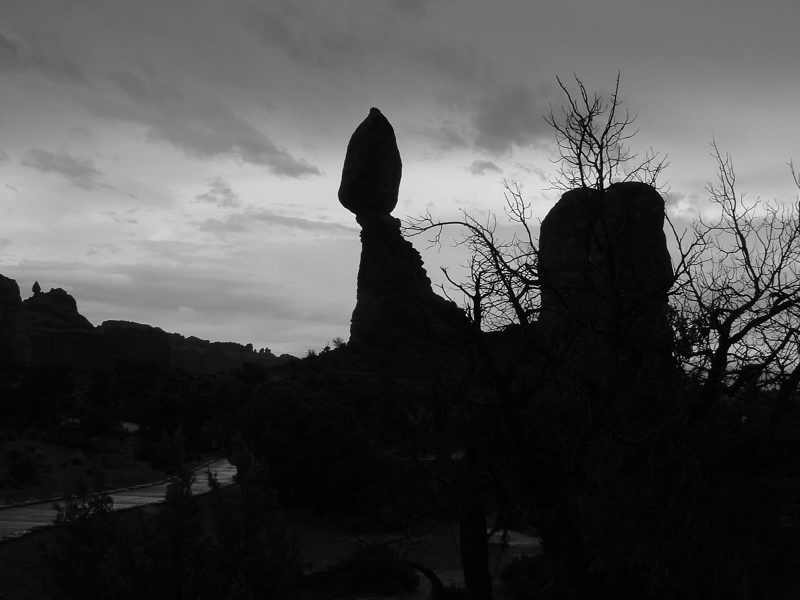
#> input picture Homework_Christoph/Sheet02/images/dark.png, 800 x 600 px; the run also reads 1 picture not shown here
$ jupyter execute sheet02_solution.ipynb   (shell and % lines are left out)   (older library calls are emulated)
#> lines starting #> are read from the running program, lines starting #| are printed output that depends on the picture
Osnabrück University - Computer Vision (Winter Term 2020/21) - Prof. Dr.-Ing. G. Heidemann, Ulf Krumnack, Axel Schaffland

# Exercise Sheet 02: Image Enhancement

## Introduction

This week's sheet should be solved and handed in before the end of **Saturday, November 14, 2020**. If you need help (and Google and other resources were not enough), feel free to contact your groups' designated tutor or whomever of us you run into first. Please upload your results to your group's Stud.IP folder.

## Assignment 0: Math recap (Euclidean Space) [0 Points]

This exercise is supposed to be very easy, does not give any points, and is voluntary.
There will be a similar exercise on every following sheet.
It is intended to revise some basic mathematical notions that are assumed throughout this class and to allow you to check if you are comfortable with them.
Usually you should have no problem to answer these questions offhand, but if you feel unsure, this is a good time to look them up again. You are always welcome to discuss questions with the tutors or in the practice session.
Also, if you have a (math) topic you would like to recap, please let us know.

**a)** What is a *Euclidean space*? What is the *Cartesian plane*? How are they usually denoted? How to write points in these spaces?

A *Euclidean space* is a space in which the axioms of Euclidean geometry hold. There is one such space for each dimension $n$. One usually uses Cartesian coordinates, i.e. tuples of real numbers, to refer to points in these spaces, so the *Cartesian plane* is the two-dimensional Eucliden space modeled by pairs of real coordinates. The $n$-dimensional Euclidean space is usually denoted by
$$\mathbb{R}^n = \underbrace{\mathbb{R}\times\ldots\times\mathbb{R}}_{n\text{-times}}$$
(sometimes also $\mathbf{R}^n$). Points in that space are hence denoted by $n$-tuples of real numbers,
$$\vec{x}=\mathbf{x} = (x_1,\ldots,x_n)\in\mathbb{R}^n$$

**b)** What is the *norm* of a vector in a Euclidean space? How to *add* and *substract* two vectors? How is the *Euclidean distance* defined? Are there other ways to measure distances?

The *(Euclidean) norm* of a vector

$$\|\vec{x}\| = \sqrt{x_1^2+\ldots+x_n^2}$$

it can be interpreted as the *length* of the vector. The sum of two vectors is defined as
$$\vec{x}+\vec{y} = \begin{pmatrix} x_1 \\ \vdots \\ x_n\end{pmatrix}+
\begin{pmatrix} y_1 \\ \vdots \\ y_n\end{pmatrix} =
\begin{pmatrix} x_1+y_1 \\ \vdots \\ x_n+y_n\end{pmatrix}$$
and analogously the difference is
$$\vec{x}-\vec{y} = \begin{pmatrix} x_1 \\ \vdots \\ x_n\end{pmatrix}-
\begin{pmatrix} y_1 \\ \vdots \\ y_n\end{pmatrix} =
\begin{pmatrix} x_1-y_1 \\ \vdots \\ x_n-y_n\end{pmatrix}$$
The euclidean distance is defined as the norm of the difference of two vectors

$$d(\vec{x},\vec{y}) = \|\vec{x}-\vec{y}\| = \sqrt{(x_1-y_1)^2+\ldots+(x_n-y_n)^2} = \left(\sum_{i=1}^n (x_i-y_i)^{2}\right)^{\frac{1}{2}}$$

(remember the Pythagorean theorem). Be replacing 2 by $p$ one gets the $p$-norm instead of the Euclidean norm, from which one then gets the $p$-metric to measure distances. There are even more distance measures.

**c)** What is the (standard) *scalar product* of two vectors? How is it related to the length and angle between these vectors? Name some use cases.

The scalar product of two vectors $\vec{x}$ and $\vec{y}$ is defined as

$$ \vec{x}\cdot\vec{y} = \langle\vec{x},\vec{y}\rangle = x_1y_1+\ldots+x_ny_n = \sum_{i=1}^{n}x_iy_i$$

On a geometric level the scalar product can be computed as

$$\vec{x}\cdot\vec{y} = \|\vec{x}\| \|\vec{y}\| \cos(\sphericalangle(\vec{x},\vec{y}))$$

where $\sphericalangle(\vec{x},\vec{y})$ denotes the angle between vectors $\vec{x}$ and $\vec{y}$. The scalar product is sometimes used as a similarity measure, which will be $0$ for orthogonal (i.e. unrelated) vectors.

## Assignment 1: Contrast enhancement [5 Points]

### a) Image Contrast

Describe the concept of contrast in your own words and introduce different ways to measure it. How can low contrast be caused and when is this a problem (and when not)? What can be done to improve contrast?

Contrast measures the difference in luminance within an image. While global contrast takes the minimal and maximal gray values of an image into consideration, local contrast compares a pixel to its neigbors.

A low global contrast can result from errors or bad conditions during image capture (under- and overexposure). It is clearly visible in a histogram, showing that only a certain interval of the available gray values is used. Small contrast causes problems for the human visual system, making it hard to discover details in the picture. For computer systems a low contrast is usually not a problem. Hence contrast enhancement is usually applied when images are prepared for human inspection.

Low contrast can be improved by making differences of gray values more prominent. This can be done on a global level by stretching the histogram, or on a local level to emphasize details in the image.

### b) Histogram equalization and entropy

How does histogram equalization work? What is entropy and how is it related to histogram equalization? For your answer focus on the (conceptually simpler) continuous case.

A histogram records the distribution of image pixels over the availabe gray values. The goal of histogram equalization is to change the gray values of the image, so that frequent gray values get more space in the histogram while rare gray values are stuffed more densely. The ultimate goal of histogram equalization is to achive an image in which all gray values occur with the same frequency.

Assuming a continuous image (continuous coordinates, continuous gray values), the histogram $H_g$ is the density of the distribution of the gray values in the image $g:C\to V$ (mapping coordinates from $C$ to gray values in $V = [0,m]$ with $m$ being the maximal gray value, i.e. white). Histogram equalization is achieved using a transfer function $T:V\to V$, mapping gray values to gray values. The condition to be fulfilled is, that the density $H_{T\circ g}$ of the resulting image $T\circ g$ is constant (and sums up to 1). Such a transfer function is given by the cummulative density

$$T(v) := \int_0^v H_g(x) \mathrm{d}x$$

Entropy can be considered as a measure of the disorder of a system. The higher the entropy the harder it is to predict the behavior. If all gray values occur with the same probability the system has maximal entropy. Hence histogram equalization maximizes the entropy of the gray values in an image.

### c) Discrete histogram equalization

What problems occur when considering discrete images (i.e. with discrete coordinates and a finite number of gray levels)? Explain the tables on the lecture slides (CV-04 slides 22/23).

In the discrete case, i.e. the case we usually deal with in digital image processiong, an optimal transfer function can usually not be achieved (as it is not possible to continuously deform the histogram). This problem is explained by the tables on (CV-04 slides 22/23): it considers an 3-bit image (i.e. $2^3 = 8$ different gray values) with 1.000 pixels. The histogram values are shown in the second line of the table ("Frequency") while the third line ("H(g)") shows the normalized histogram, i.e. the probability distribution of gray values. The next line displays the accumulated probabilites, which are used to compute transfer function (defined above the table, in this case $N_g=8$). The next line ("Gray value") shows the values computed by the transfer function (i.e. gray value 0 in the original image is mapped to $0.4$, gray value 1 is mapped to $1.6$, etc.). As we consider the discrete case, only integer values are allowed here, so these values are finally ceiled in the last line of the table. On (CV-04 slide 23) the (normalized) histogram of the resulting image is shown below the table. One can see that:
* The gray values are more equally distributed over the range of possible values (this is what histogram equalization tries to achieve)
* However, some gray values (2, 3, and 5) are no longer used in the resulting image (a result of the discreteness)
* The entropy has increased, but does not reach the maximal possible value of $3$ (again due to discreteness)

## Assignment 2: Computing Contrast and Entropy [5 Points]

### a) Computing contrast

Provide functions to compute the local contrast, global contrast, and entropy of an image.

[cell 1]
import numpy as np
from imageio import imread
import matplotlib.pyplot as plt
plt.rcParams['image.cmap'] = 'gray'

def global_contrast(img, value_range=None):
    """
    Compute the global contrast for a given image.
    Args:
        img (ndarray): The grayscale image to compute the contrast for.
        value_range (tuple): The minimum and maximum values of the gray scale.

    Returns:
        contrast (float): The local contrast of the image.
    """

    # determine range: simplified, just checks for uint8
    if value_range is None:
        value_range = (0, 255) if img.dtype == np.uint8 else (0., 1.)

    # BEGIN SOLUTION
    contrast = (img.max() - img.min()) / (value_range[1] - value_range[0])
    # END SOLUTION
    # contrast = ...

    return contrast

img = imread('images/dark.png')
#> img is the input picture: shape (600, 800); min 0, max 255, mean 74
plt.title("Image global contrast: {:.4f} (min={}, max={})".format(global_contrast(img), img.min(), img.max()))
#> in global_contrast, `contrast = (img.max() - img.min()) / (value_range[1] - value_range[0])`: contrast = 1
plt.imshow(img, vmin=0, vmax=255)
plt.show()

plt.hist(img.flatten(), 256, (0, 255))
plt.show()
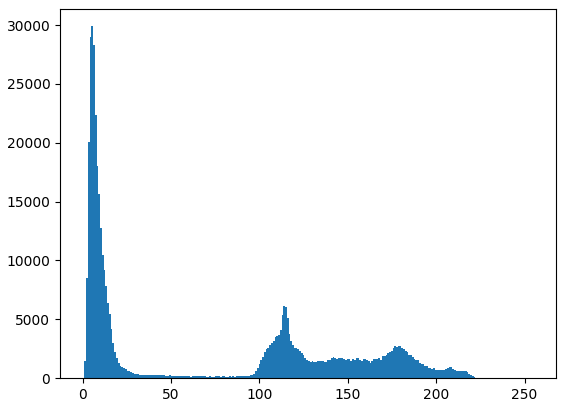
#> figure drawn by matplotlib, 1 panel; tallest bar 29901 high, from x = 4.98 to 5.98

[cell 2]
import numpy as np
import matplotlib.pyplot as plt
from imageio import imread

def local_contrast(img):
    """
    Compute the local contrast for a given image.
    Args:
        img (ndarray): The grayscale image to compute the contrast for.

    Returns:
        contrast (float): The local contrast of the image.
    """

    # BEGIN SOLUTION
    avg_diff = 0
    for (x,y) in np.ndindex(img.shape):
        neighbors = 0
        neighbors += img[x - 1, y] if x       > 0            else img[x, y]
        neighbors += img[x + 1, y] if (x + 1) < img.shape[0] else img[x, y]
        neighbors += img[x, y - 1] if y       > 0            else img[x, y]
        neighbors += img[x, y + 1] if (y + 1) < img.shape[1] else img[x, y]

        avg_diff += abs(img[x,y] - (0.25 * neighbors))
    contrast = avg_diff / img.size

    return contrast

# alternative solution (using convolution):
from scipy.ndimage.filters import convolve
def local_contrast2(img):
    return np.sum(np.abs(convolve(img.astype(np.float), [[0, -1/4, 0], [-1/4, 1, -1/4], [0, -1/4, 0]]))) / img.size

# END SOLUTION


img = imread('images/dark.png')
plt.title("Image local contrast: {:.4f}".format(local_contrast2(img)))
plt.imshow(img, vmin=0, vmax=255)
plt.show()

[cell 3]
import numpy as np
import math
from imageio import imread

def entropy(img):
    """
    Compute the entropy for a given image.
    Args:
        img (ndarray): The grayscale image to compute the entropy for.

    Returns:
        img_entropy (float): The entropy of the image.
    """
    # BEGIN SOLUTION
    hist, _ = np.histogram(img, 256, (0, 255))
#> hist = 256 values, max 29901 at index 5, min 0 at index 247, mean 1875
    hist_norm = hist / hist.sum()
#> hist_norm = 256 values, max 0.0623 at index 5, min 0 at index 247, mean 0.00391
    log_hist_norm = [math.log2(x) if x > 0 else 1 for x in hist_norm]
#> log_hist_norm = 256 values, max 1 at index 247, min -18.87 at index 244, mean -9.5
    img_entropy = -hist_norm.dot(log_hist_norm)
#> img_entropy = 6.49
    return img_entropy
    # END SOLUTION

img = imread('images/dark.png')
plt.title("Image Entropy value: {:.4f}".format(entropy(img)))
plt.imshow(img, vmin=0, vmax=255)
plt.show()

plt.hist(img.flatten(), 256, (0, 255))
plt.show()

### b) Example images

* construct an (artificial) image with high global contrast but low local contrast
* construct an (artificial) image with low global constrast but high local contrast
* construct an (artificial) image with maximal entropy but low local contrast

[cell 4]
import numpy as np
import matplotlib.pyplot as plt

def image_info(img):
    """ Displays an image, local and global contrast, and the entropy

    Args:
        img (ndarray): Image which is displayed and statics are computed for.

    """
    info = "global contrast: {:.4f}, local contrast: {:.4f}, entropy: {:.4f}"
    plt.title(info.format(global_contrast(img), local_contrast(img), entropy(img)))
    plt.imshow(img, vmin=0, vmax=255)
    plt.show()
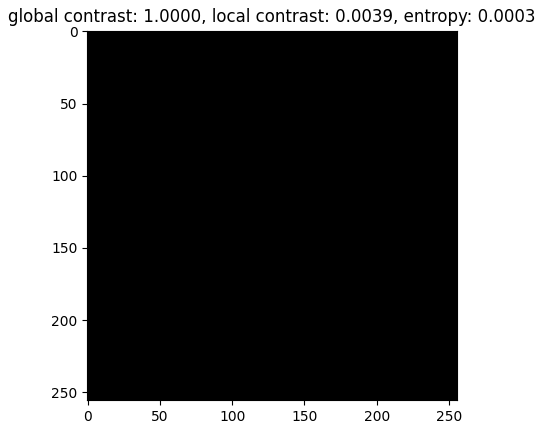
#> figure drawn by matplotlib, 1 panel


img1 = np.zeros((256, 256),np.uint8)
# BEGIN SOLUTION
img1[0, 0] = 255
# END SOLUTION
image_info(img1)


img2 = np.zeros((256, 256),np.uint8)
# BEGIN SOLUTION
# checkerboard image consisting of ones and zeros
img2[::2, 1::2] = 1
img2[1::2, ::2] = 1
# END SOLUTION
image_info(img2)


img3 = np.zeros((256, 256),np.uint8)
# BEGIN SOLUTION
for i in range(256):
    img3[i, :] = i
# END SOLUTION
image_info(img3)
#> in image_info (call 3), `plt.show()`:
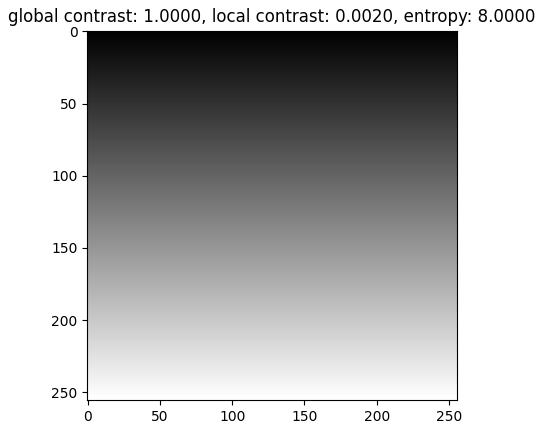
#> figure drawn by matplotlib, 1 panel

## Assignment 3: Adaptive Histogram Equalization (AHE) [5 Points]

We have uploaded the original article on Contrast Limited Adaptive Histogram Equalization to StudIP [Zuiderveld, 1994]. You may use it as a base to answer this exercise.

### a) Adaptive Histogram Equalization (AHE)

Describe in your own words the idea of AHE. Why was it introduced and what are its main drawbacks?

While the standard histogram equalization aims at equalizing the histogram for the full image, adaptive histogram equalization seeks to equalize the histogram locally. In the extreme case, one seeks for an equalized histogram for each image position.

AHE is motivated from the observation, that global histogram equalization may leave local structures with relatively low contrast.

A drawback of AHE results from its consequent introduction of contrast at all regions of the image. The result is that noise in homogenous regions of the image becomes extremely dominant and distracts attention from the actual structures.

### b) Contrast Limited Adaptive Histogram Equalization (CLAHE)

Describe in your own words the idea of CLAHE. Why was it introduced and how does it work?

CLAHE aims at overcoming the problems of AHE by reducing the contrast enhancement in homogenous regions. Homogenous regions are detected by high peaks in the local histogram. Such peaks are eliminated by clipping histogram bins over a given threshold and distributing them equally over the histogram. Then this modified histogram is used as a base for computing the transfer function.

### c) Computation of AHE

How can AHE be implemented efficiently? Explain how the interpolation scheme works, why it is a valid approximation, and why it improves the runtime? Can you think of another way to compute AHE efficiently?

Instead of determining the local histogram for the neighborhood of each pixel, one divides the image into grid of rectangular contextual regions and computes a transfer function for each of these regions based on the respective histogram. Then indvidual pixel values are computed by applying a bilinear interpolation of the four neighboring contextual regions, taking the respective region centers as reference points.

Another approach is to use a sliding window, that holds the real histogram of the neighborhood of a pixel. The transfer function for this pixel is computed from that histogram. Then the window is shifted by one pixel, substracting just the "lost" row from the histogram and adding the "new" row. This reduces the time required for computing the histogram.

### d) Applying AHE and CLAHE

Lookup functions for computing HE, AHE and CLAHE in the module `skimage.exposure` and apply them to the image `canada.png`. Compare your results to the lecture slides (CV-04, slide 31).

[cell 5]
# BEGIN SOLUTION
from skimage.exposure import equalize_hist, equalize_adapthist
# END SOLUTION
from imageio import imread
import matplotlib.pyplot as plt

img = imread('images/canada.png', pilmode='L')
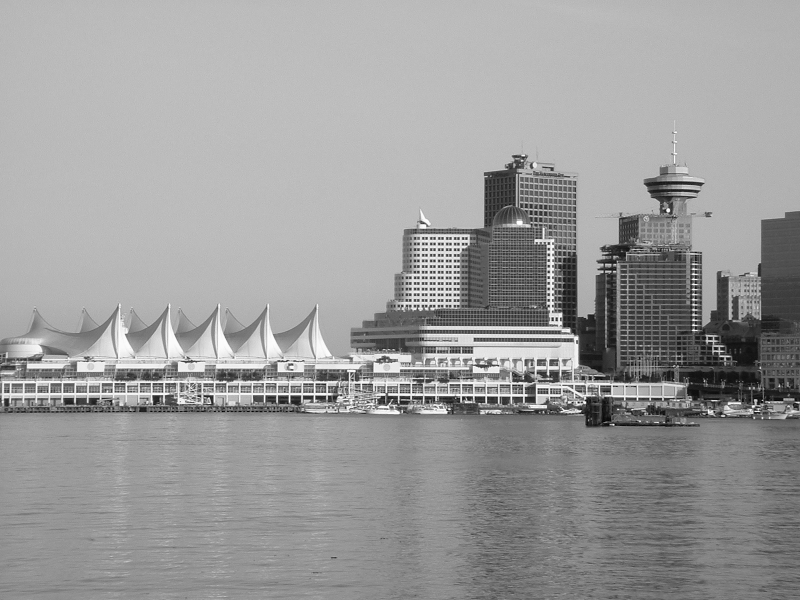
#> input picture Homework_Christoph/Sheet02/images/canada.png, 800 x 600 px
#> img is the input picture: shape (600, 800); min 0, max 255, mean 155.4

img_he = img # CHANGE THIS
img_ahe = img # CHANGE THIS
img_clahe = img # CHANGE THIS
# BEGIN SOLUTION
img_he = equalize_hist(img)
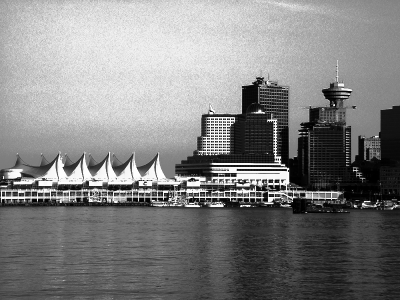
#> img_he: shape (600, 800) float64 (shown at 1/2 size); min 4.17e-06, max 1, mean 0.509
img_ahe = equalize_adapthist(img, clip_limit=1)
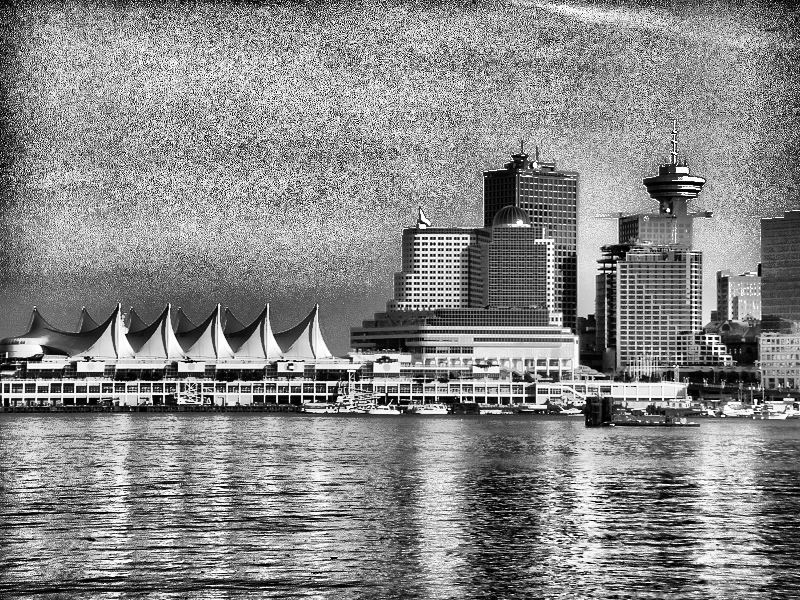
#> img_ahe: shape (600, 800) float64; min 0, max 1, mean 0.534
img_clahe = equalize_adapthist(img, clip_limit=.03)
# END SOLUTION

plt.figure(figsize=(12, 15))
plt.subplot(4,2,1)
plt.title("Original Image")
plt.imshow(img)
plt.subplot(4,2,2)
plt.title("entropy={:.4f}".format(entropy(img)))
#> (the rest of the program and of its run is left out)
